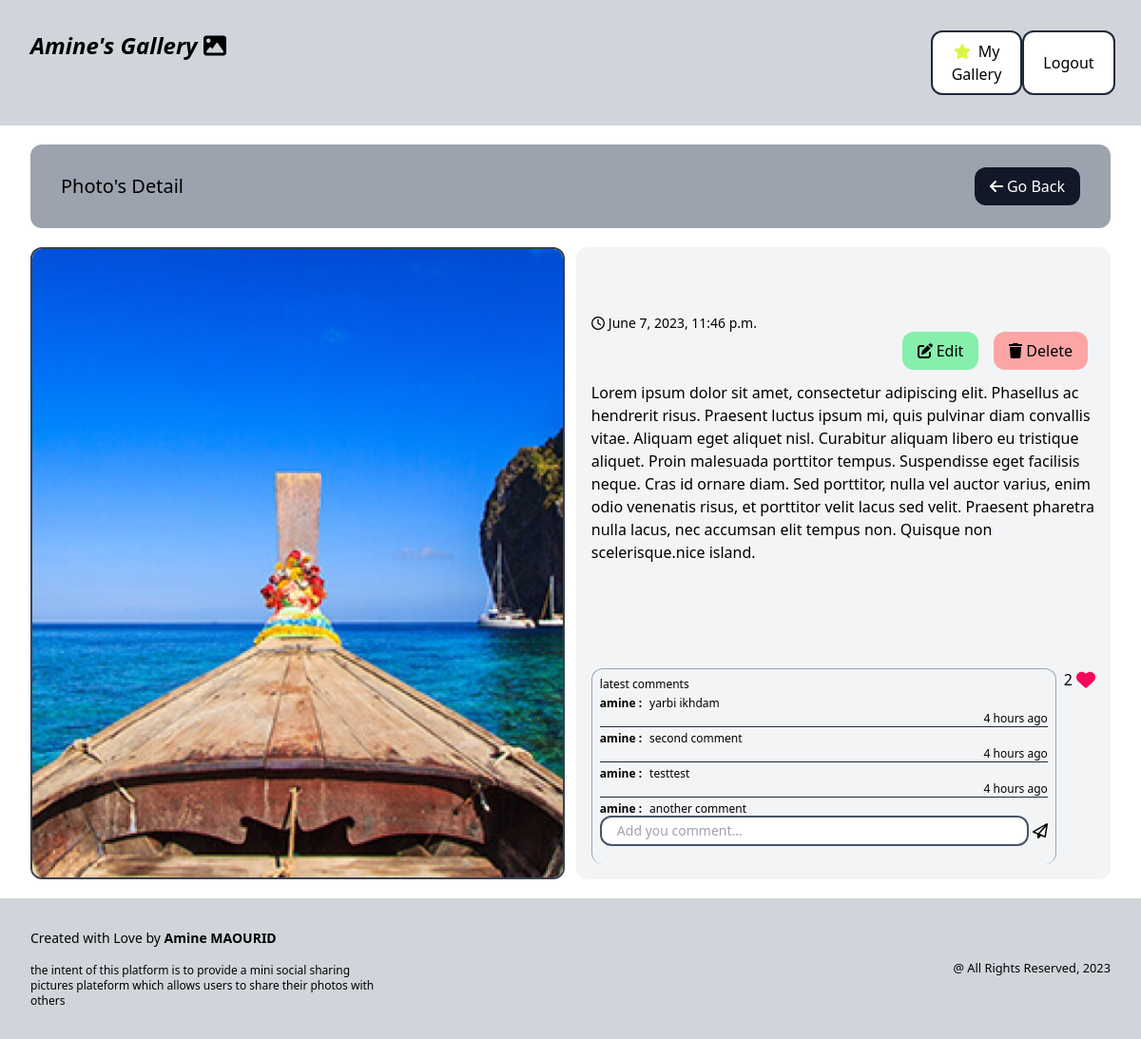
The app's page /gallery/4/ (signed in) with its own data.
### photoshare/models.py (models this page shows, shortened)
class Photo(models.Model) :
    description = models.TextField(max_length=500, null=False, blank=False)
    category = models.ForeignKey(Category, related_name="photos", on_delete=models.SET_NULL, null=True)
    image = models.ImageField(null=False, blank=False)
    created_at = models.DateTimeField(auto_now_add=True)
    created_by = models.ForeignKey(User, related_name="photos", on_delete=models.CASCADE)
    number_of_likes = models.IntegerField(null=False, default=0)

### likes/models.py (models this page shows, shortened)
class Comment(models.Model) :
    class Meta :
        ordering = ('created_at',)
    comment_text = models.CharField(max_length=400, blank=False, null=False)
    photo = models.ForeignKey(Photo, related_name='comments', on_delete=models.CASCADE)
    created_by = models.ForeignKey(User, related_name='comments', on_delete=models.CASCADE)
    created_at = models.DateTimeField(auto_now_add=True)
    @admin.display(
            boolean=False,
            ordering="-created_at",
            description= "published since when"
    )
    def get_when_created(self) :
        time_now = timezone.now()
        if time_now - datetime.timedelta(days=1) <= self.created_at <= time_now :
            if time_now - datetime.timedelta(hours=1) <= self.created_at :
                difference = time_now - self.created_at
                diffence_in_seconds = difference.total_seconds()
                difference_in_minutes = int(diffence_in_seconds//60)
                if difference_in_minutes == 0 :
                    seconds = int(diffence_in_seconds % 60)
                    return f"{seconds} seconds ago"
                return f"{difference_in_minutes} minutes ago"
            else :
                difference = time_now - self.created_at
                diffence_in_seconds = difference.total_seconds()
                hours = int(diffence_in_seconds//3600)
                if hours == 1 :
                    return f"1 hour ago"
                return f"{hours} hours ago"
        elif time_now - datetime.timedelta(days=2) <= self.created_at <= time_now - datetime.timedelta(days=1) :
            return "yesterday"
        else :
            return self.created_at

### photoshare/views.py (the view)
# urls.py: path('<str:pk>/', views.viewPhoto, name='detail_photo'),
@login_required
def viewPhoto(request, pk) :
    photo = get_object_or_404(Photo, pk=pk)
    comment_create_form = CommentCreateForm()
    likes_for_photo = Like.objects.filter(photo=photo, created_by = request.user)
    user_likes_photo = False
    if likes_for_photo.exists() :
        user_likes_photo = True
    return render(request, 'photoshare/photo.html', {'photo' : photo, 'is_user_likes' : user_likes_photo, 'form' : comment_create_form })

### likes/forms.py
class CommentCreateForm(forms.ModelForm) :
    class Meta :
        model = Comment
        fields = ('comment_text',)
    comment_text = forms.CharField(widget=forms.TextInput(attrs={
        'placeholder' : 'Add you comment...',
        'class' : 'w-full py-1 text-sm pl-4 border border-2 border-slate-600 rounded-xl'
    }))

### photoshare/templates/photoshare/photo.html (shortened to what this page needs)
{% extends 'photoshare/base.html' %}
{% block content %}
<div class="flex flex-col h-full">
    <div class="flex justify-between py-6 px-8 bg-gray-400 rounded-xl mb-5 items-center col-span-3">
        <h3 class="text-xl">
           {% block header_title %} Photo's Detail {% endblock %}
        </h3>
        <button class="py-2 px-4 bg-gray-900 text-white hover:bg-gray-700 rounded-xl">
            <a href="{% url 'gallery' %}">
                <i class="fa-solid fa-arrow-left mr-1"></i>Go Back
            </a>
        </button>
    </div>
    <div class="flex h-5/6">
        <div class="w-1/2 mr-3 border-2 border-gray-700 rounded-xl overflow-clip">
            <img class="object-cover h-full w-full" src="{{ photo.image.url }}" alt="{{ photo.description }}">
        </div>
        {% block buttons_section %}
        <div class="w-1/2 pt-8 pb-4 px-4 bg-gray-100 rounded-xl flex flex-col justify-between">
            <div class="flex flex-col space-y-3 h-full">
                <div class="flex justify-between h-1/6 items-center">
                    <p class="text-sm h-fit">
                        <i class="fa-regular fa-clock mr-1"></i>{{ photo.created_at }}
                    </p>
                    <div class="flex self-end">
                        {% if request.user == photo.created_by or request.user.is_superuser  %}
                        <button class="py-2 px-4 bg-green-300 mx-2 rounded-xl hover:bg-green-400 hover:text-white">
                            <a href="{% url 'edit' photo.id %}" class="flex items-center">
                                <i class="fa-solid fa-pen-to-square mr-1"></i>Edit
                            </a>
                        </button>
                        <button class="py-2 px-4 bg-red-300 mx-2 rounded-xl hover:bg-red-400 hover:text-white">
                            <a href="{% url 'delete' photo.id %}">
                                <i class="fa-solid fa-trash mr-1"></i>Delete
                            </a>
                        </button>
                        {% endif %}
                    </div>
                </div>
                <p class="overflow-y-auto h-1/2">
                    {{ photo.description }}
                </p>
                <div class="flex h-1/3 justify-between space-x-2 w-full">
                    <div class="w-full flex flex-col h-full border-t border-x border-slate-400 rounded-xl p-2">
                        <p class="text-xs h-fit mb-1">latest comments</p>
                        <div class="h-full flex flex-col">
                            <div class="h-2/3 flex flex-col space-y-1 overflow-y-auto">
                                {% if photo.comments.all %}
                                    {% for comment in photo.comments.all %}
                                        <div class="flex flex-col w-full h-fit border-b border-gray-800">
                                            <div class="flex items-center">
                                                <p class="font-bold text-xs">{{ comment.created_by.username }} :</p>
                                                <p class="text-xs pl-2"> {{ comment.comment_text }}</p>
                                            </div>
                                            <p class="text-xs self-end">{{ comment.get_when_created }}</p>
                                        </div>
                                    {% endfor %}
                                {% else %}
                                        <div class="m-auto">No comments for the moments</div>
                                {% endif %}
                            </div>
                            {% include 'likes/add_comment.html' with photo=photo form=form %}
                        </div>
                    </div>
                    <div class="flex h-fit w-fit">
                        {% include 'likes/add_like.html' with user_likes=is_user_likes nb_likes=photo.number_of_likes %}
                    </div>
                </div>
            </div>
        </div>
        {% endblock %}
    </div>
</div>
{% endblock %}

### records on screen
Photo: image (picture), created_at "June 7, 2023, 11:46 p.m.", description "Lorem ipsum dolor sit amet, consectetur adipiscing elit. Phasellus ac hendrerit risus. Praesent luctus ipsum mi, quis pulvinar diam convallis vitae. Aliquam eget aliquet nisl. Curabitur aliquam libero eu tristique aliquet. Proin malesuada porttitor tempus. Suspendisse eget facilisis neque. Cras id ornare diam. Sed porttitor, nulla vel auctor varius, enim odio venenatis risus, et porttitor velit lacus sed velit. Praesent pharetra nulla lacus, nec accumsan elit tempus non. Quisque non scelerisque.nice island."
Comment: created_by.username "amine", comment_text "yarbi ikhdam", get_when_created "4 hours ago"
Comment: created_by.username "amine", comment_text "second comment", get_when_created "4 hours ago"
Comment: created_by.username "amine", comment_text "testtest", get_when_created "4 hours ago"
Comment: created_by.username "amine", comment_text "another comment"

### other values on screen
{{ nb_likes }} "2"
